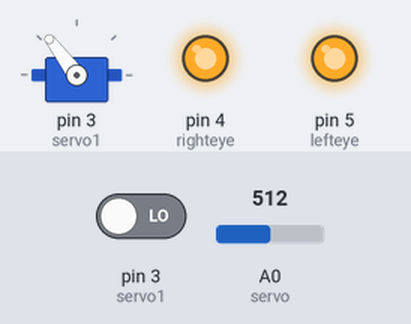
The sketch below on a simulated Arduino Uno, built with avr-gcc and run on an emulated ATmega328P. On the bench: servo, output pins drawn as LEDs (lit = HIGH). Inputs (shaded band) come from the test bench; at power-on: A0 (servo) = 512, pin 3 (servo1) LOW. The audio player accepts every command and is not drawn.

Above: at 3.9 s.
4.0 s: A0 (servo) set to 716
At 6.9 s:
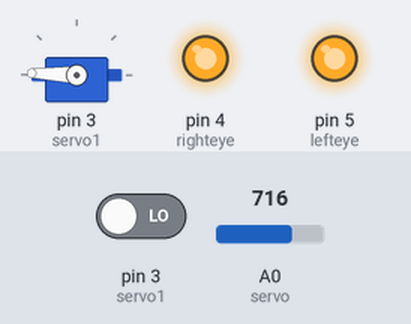
10.9 s: A0 (servo) set to 900
At 12.45 s:
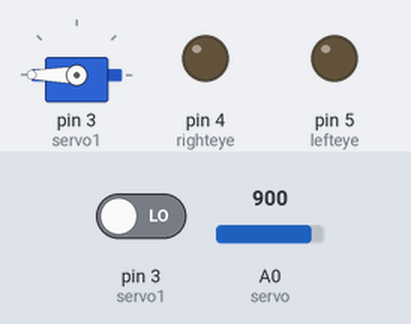
18.8 s: A0 (servo) set to 511
At 21.75 s:
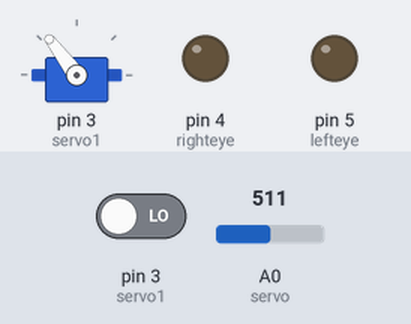
26.4 s: A0 (servo) set to 306
At 28.3 s:
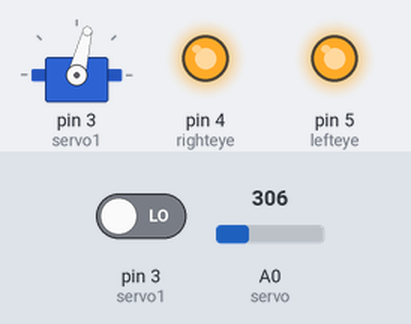
34.3 s: A0 (servo) set to 122
At 37.8 s:
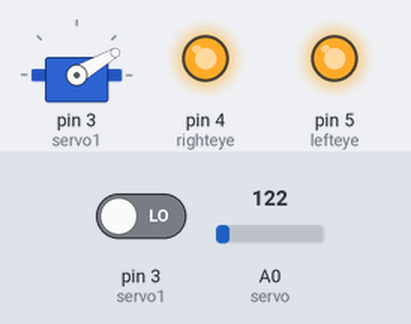
41.9 s: A0 (servo) set to 1023
At 44.9 s:
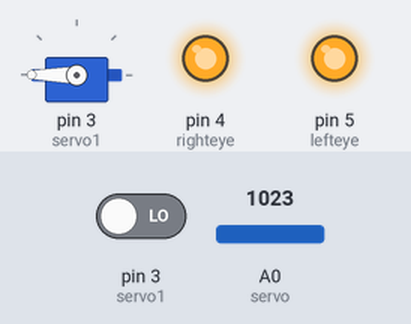
Timing chart, 0 to 50.8 s (numbered marks = the images above; inputs shaded):
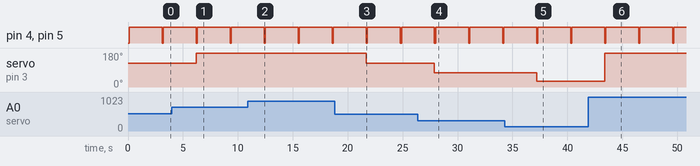

The sketch:

PIRO2.ino
```cpp
#include <Servo.h>
#include <SoftwareSerial.h>
#include <DFPlayer_Mini_Mp3.h>
int lefteye = 5;
int righteye = 4;
Servo servo1;
void setup() {
  servo1.attach(3, 0, 2350);
  servo1.write(0);
  pinMode(4, OUTPUT);
  pinMode(5, OUTPUT);
  attachInterrupt(digitalPinToInterrupt(3), servo , CHANGE);
  Serial.begin (9600);
  mp3_set_serial (Serial);    //set Serial for DFPlayer-mini mp3 module
  mp3_set_volume (100);
  mp3_play (1);
}

void loop() {
  servo();
  eye();
}
void eye ()
{ digitalWrite( righteye, 0);
  digitalWrite(lefteye, 0);
  delay(100);
  digitalWrite( righteye, 1);
  digitalWrite(lefteye, 1);
  delay(3000);
}
void servo()
{
  int v = analogRead(A0);
  int d = map(v, 0, 1023, 0, 255);
  servo1.write(d);
}
```

Measured:
- after the input at 4.0 s, servo on pin 3 (servo1): 127° → 178° after 2.2 s
- after the input at 10.9 s, servo on pin 3 (servo1): 178° → 180° after 1.5 s
- after the input at 18.8 s, servo on pin 3 (servo1): 180° → 127° after 2.9 s
- after the input at 26.4 s, servo on pin 3 (servo1): 127° → 76° after 1.5 s
- after the input at 34.3 s, servo on pin 3 (servo1): 76° → 30° after 2.9 s
- after the input at 41.9 s, servo on pin 3 (servo1): 30° → 180° after 1.5 s
- by itself, pin 4 (righteye), pin 5 (lefteye): alternates HIGH for 3.0 s and LOW for 0.10 s
